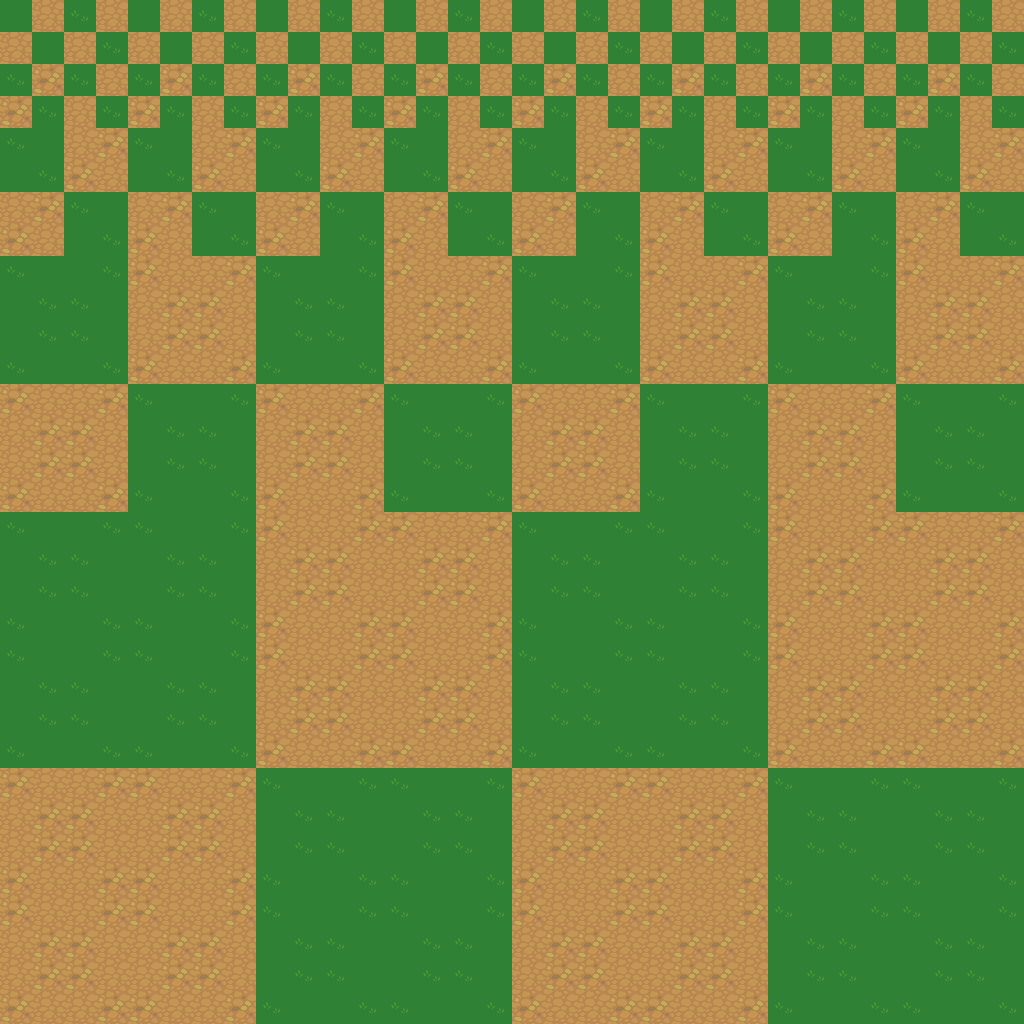

A 2D game scene composited from a Tiled map and its tileset images. What follows is a short description and the map's XML, with each tile layer's data collapsed to a summary:
An orthogonal 32x32 tile map with 32x32 px tiles, 2 tile layers (background, collision), 2 tilesets.

<map version="1.0" orientation="orthogonal" width="32" height="32" tilewidth="32" tileheight="32">
 <tileset firstgid="1" source="t_00.tsx" />
 <tileset firstgid="51" source="t_99.tsx" />
 <layer name="background" width="32" height="32">
  <data>[1024 cells, 1024 non-empty, 4 distinct tile ids]</data>
 </layer>
 <objectgroup name="player" width="32" height="32" />
 <layer name="collision" width="32" height="32">
  <data>[1024 cells, 0 non-empty, 0 distinct tile ids]</data>
 </layer>
</map>
